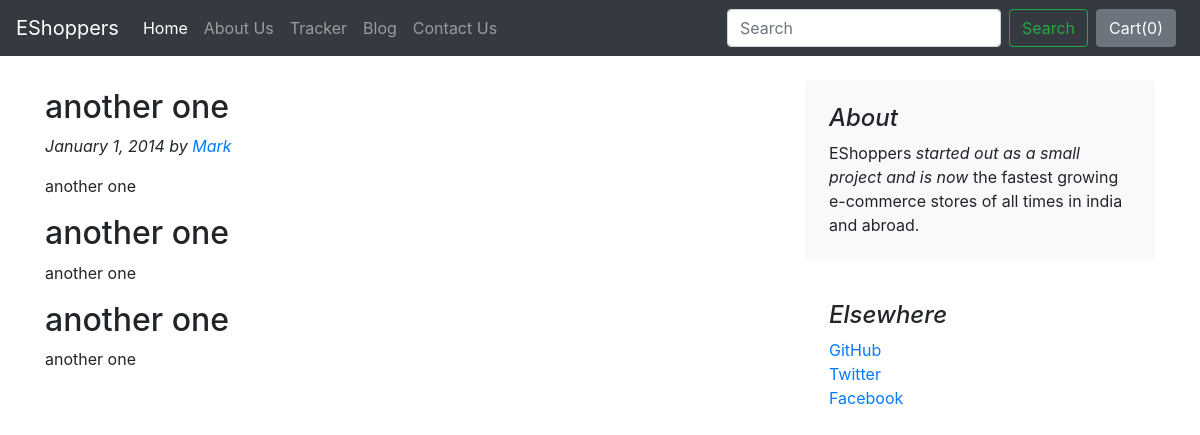
The app's page /blog/blogpost/2, older data.
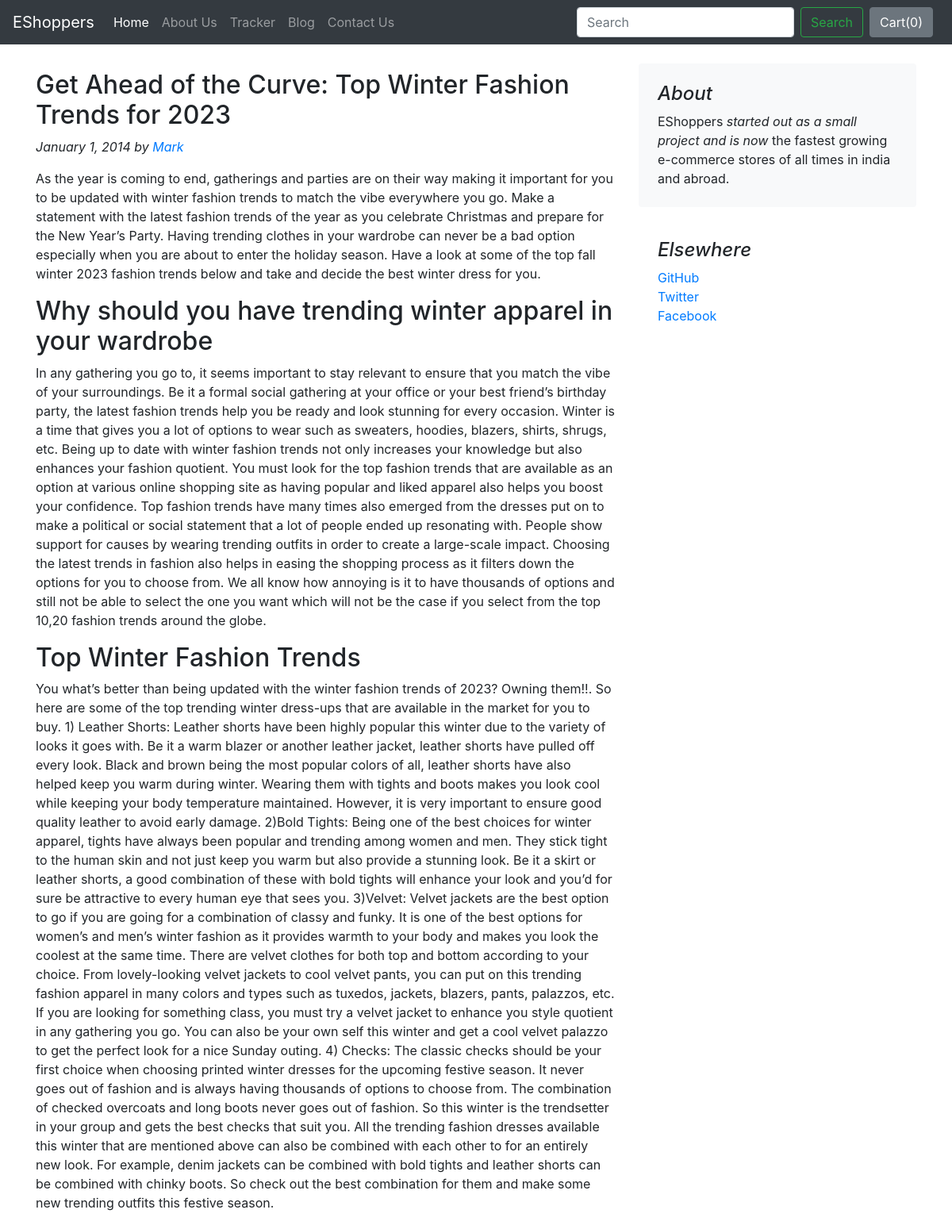
The same page, newer data.
### blog/models.py (models this page shows)
class Blogpost(models.Model):
    post_id = models.AutoField(primary_key= True)
    tilte = models.CharField(max_length=50)
    head0 = models.CharField(max_length=500, default="")
    chead0 = models.CharField(max_length=5000, default="")
    head1 = models.CharField(max_length=500, default="")
    chead1 = models.CharField(max_length=5000, default="")
    head2 = models.CharField(max_length=500, default="")
    chead2 = models.CharField(max_length=5000, default="")
    pub_date = models.DateField()
    thumbnail = models.ImageField(upload_to='shop/images', default="")
    def __str__(self):
        return self.tilte

### blog/views.py (the view)
# urls.py: path('blogpost/<int:id>', views.blogpost, name = 'blogHome'),
def blogpost(request, id):
    post = Blogpost.objects.filter(post_id = id)[0]
    print(post)
    return render(request, 'blog/blogpost.html',{'post':post})

### blog/templates/blog/blogpost.html (shortened to what this page needs)
{% extends 'blog/basic.html' %}
{% block body %}
<div class="container">
    <div class="row mt-4">
        <div class="col-md-8 blog-main">
            <div class="blog-post">
                <h2 class="blog-post-title">{{post.head0}}</h2>
                <p class="blog-post-meta font-italic">January 1, 2014 by <a href="#">Mark</a></p>
                <p>{{post.chead0}}</p>
                <h2>{{post.head1}}</h2>
                <p>{{post.chead1}}</p>
                <h2>{{post.head2}}</h2>
                <p>{{post.chead2}}</p>
            </div>
        </div>
        <aside class="col-md-4 blog-sidebar">
            <div class="p-4 mb-3 bg-light rounded">
                <h4 class="font-italic">About</h4>
                <p class="mb-0">EShoppers <em>started out as a small project and is now</em> the fastest growing e-commerce stores of all times in india and abroad.</p>
            </div>
            <div class="p-4">
                <h4 class="font-italic">Elsewhere</h4>
                <ol class="list-unstyled">
                    <li><a href="#">GitHub</a></li>
                    <li><a href="#">Twitter</a></li>
                    <li><a href="#">Facebook</a></li>
                </ol>
            </div>
        </aside>
    </div>
</div>
{% endblock %}

Row changes from the older to the newer data that the page shows:
changed Blogpost: head0 "another one" → "Get Ahead of the Curve: Top Winter Fashion Trends for 2023"; chead0 "another one" → "As the year is coming to end, gatherings and parties are on their way making it important for you to be updated with winter fashion trends to match the vibe everywhere you go. Make a statement with the latest fashion trends of the year as you celebrate Christmas and prepare for the New Year’s Party. Having trending clothes in your wardrobe can never be a bad option especially when you are about to enter the holiday season. Have a look at some of the top fall winter 2023 fashion trends below and take and decide the best winter dress for you."; head1 "another one" → "Why should you have trending winter apparel in your wardrobe"; chead1 "another one" → "In any gathering you go to, it seems important to stay relevant to ensure that you match the vibe of your surroundings. Be it a formal social gathering at your office or your best friend’s birthday party, the latest fashion trends help you be ready and look stunning for every occasion. Winter is a time that gives you a lot of options to wear such as sweaters, hoodies, blazers, shirts, shrugs, etc. Being up to date with winter fashion trends not only increases your knowledge but also enhances your fashion quotient. You must look for the top fashion trends that are available as an option at various online shopping site as having popular and liked apparel also helps you boost your confidence.…"; head2 "another one" → "Top Winter Fashion Trends"; chead2 "another one" → "You what’s better than being updated with the winter fashion trends of 2023? Owning them!!. So here are some of the top trending winter dress-ups that are available in the market for you to buy. 1) Leather Shorts: Leather shorts have been highly popular this winter due to the variety of looks it goes with. Be it a warm blazer or another leather jacket, leather shorts have pulled off every look. Black and brown being the most popular colors of all, leather shorts have also helped keep you warm during winter. Wearing them with tights and boots makes you look cool while keeping your body temperature maintained. However, it is very important to ensure good quality leather to avoid early damage.…"
